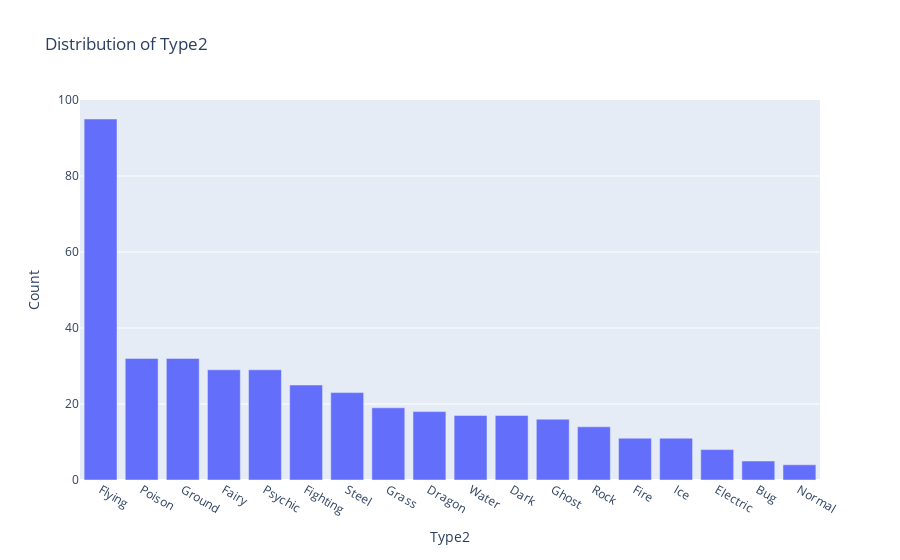

Notebook code cell kept with this figure:
### Code cell
#create df for type 2
type2_counts = pokemon_df['Type2'].value_counts().reset_index()
type2_counts.columns = ['Type2', 'Count']

fig = px.bar(type2_counts, x='Type2', y='Count', title='Distribution of Type2')
fig.show()

### Figure 1 — Plotly figure (JSON) as saved in the notebook; plotly's stock layout.template omitted (floating-point values rounded to 4 significant figures)
{"data": [{"alignmentgroup": "True", "hovertemplate": "Type2=%{x}<br>Count=%{y}<extra></extra>", "legendgroup": "", "marker": {"color": "#636efa", "pattern": {"shape": ""}}, "name": "", "offsetgroup": "", "orientation": "v", "showlegend": false, "textposition": "auto", "type": "bar", "x": ["Flying", "Poison", "Ground", "Fairy", "Psychic", "Fighting", "Steel", "Grass", "Dragon", "Water", "Dark", "Ghost", "Rock", "Fire", "Ice", "Electric", "Bug", "Normal"], "xaxis": "x", "y": [95, 32, 32, 29, 29, 25, 23, 19, 18, 17, 17, 16, 14, 11, 11, 8, 5, 4], "yaxis": "y"}], "layout": {"barmode": "relative", "legend": {"tracegroupgap": 0}, "title": {"text": "Distribution of Type2"}, "xaxis": {"anchor": "y", "domain": [0, 1], "title": {"text": "Type2"}}, "yaxis": {"anchor": "x", "domain": [0, 1], "title": {"text": "Count"}}}}
